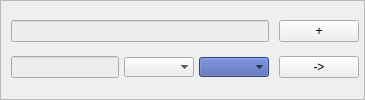
            <widget class="QFrame" name="frame_4">
             <property name="styleSheet">
              <string notr="true"/>
             </property>
             <property name="frameShape">
              <enum>QFrame::StyledPanel</enum>
             </property>
             <property name="frameShadow">
              <enum>QFrame::Raised</enum>
             </property>
             <property name="info" stdset="0">
              <bool>true</bool>
             </property>
             <layout class="QHBoxLayout" name="horizontalLayout_52" stretch="15,1">
              <property name="spacing">
               <number>5</number>
              </property>
              <property name="sizeConstraint">
               <enum>QLayout::SetMinimumSize</enum>
              </property>
              <property name="leftMargin">
               <number>5</number>
              </property>
              <property name="topMargin">
               <number>5</number>
              </property>
              <property name="rightMargin">
               <number>5</number>
              </property>
              <property name="bottomMargin">
               <number>5</number>
              </property>
              <item>
               <widget class="QWidget" name="info_4" native="true">
                <layout class="QVBoxLayout" name="verticalLayout_12" stretch="0,0">
                 <property name="spacing">
                  <number>5</number>
                 </property>
                 <property name="leftMargin">
                  <number>5</number>
                 </property>
                 <property name="topMargin">
                  <number>5</number>
                 </property>
                 <property name="rightMargin">
                  <number>5</number>
                 </property>
                 <property name="bottomMargin">
                  <number>5</number>
                 </property>
                 <item>
                  <widget class="QLineEdit" name="title_4">
                   <property name="styleSheet">
                    <string notr="true">background-color:#ececec;</string>
                   </property>
                   <property name="readOnly">
                    <bool>true</bool>
                   </property>
                   <property name="noborder" stdset="0">
                    <bool>true</bool>
                   </property>
                   <property name="title" stdset="0">
                    <bool>true</bool>
                   </property>
                  </widget>
                 </item>
                 <item>
                  <layout class="QHBoxLayout" name="dau_4">
                   <item>
                    <widget class="QLineEdit" name="date_4">
                     <property name="styleSheet">
                      <string notr="true">background-color: #ececec;</string>
                     </property>
                     <property name="frame">
                      <bool>true</bool>
                     </property>
                     <property name="readOnly">
                      <bool>true</bool>
                     </property>
                     <property name="noborder" stdset="0">
                      <bool>true</bool>
                     </property>
                    </widget>
                   </item>
                   <item>
                    <widget class="QComboBox" name="author_4">
                     <property name="mouseTracking">
                      <bool>false</bool>
                     </property>
                     <property name="focusPolicy">
                      <enum>Qt::NoFocus</enum>
                     </property>
                     <property name="styleSheet">
                      <string notr="true">background-color: #ececec;</string>
                     </property>
                     <property name="maxVisibleItems">
                      <number>5</number>
                     </property>
                     <property name="frame">
                      <bool>false</bool>
                     </property>
                     <property name="readOnly" stdset="0">
                      <bool>true</bool>
                     </property>
                     <property name="noborder" stdset="0">
                      <bool>true</bool>
                     </property>
                    </widget>
                   </item>
                   <item>
                    <widget class="QComboBox" name="url_4">
                     <property name="mouseTracking">
                      <bool>false</bool>
                     </property>
                     <property name="focusPolicy">
                      <enum>Qt::NoFocus</enum>
                     </property>
                     <property name="contextMenuPolicy">
                      <enum>Qt::DefaultContextMenu</enum>
                     </property>
                     <property name="styleSheet">
                      <string notr="true">background-color: rgb(69, 92, 168);</string>
                     </property>
                     <property name="maxVisibleItems">
                      <number>5</number>
                     </property>
                     <property name="sizeAdjustPolicy">
                      <enum>QComboBox::AdjustToContentsOnFirstShow</enum>
                     </property>
                     <property name="minimumContentsLength">
                      <number>0</number>
                     </property>
                     <property name="frame">
                      <bool>false</bool>
                     </property>
                     <property name="noborder" stdset="0">
                      <bool>true</bool>
                     </property>
                     <property name="readOnly" stdset="0">
                      <bool>true</bool>
                     </property>
                    </widget>
                   </item>
                  </layout>
                 </item>
                </layout>
               </widget>
              </item>
              <item>
               <layout class="QVBoxLayout" name="button_layout_4">
                <property name="spacing">
                 <number>0</number>
                </property>
                <item>
                 <widget class="QPushButton" name="buttonAdd_4">
                  <property name="text">
                   <string>+</string>
                  </property>
                  <property name="red" stdset="0">
                   <bool>true</bool>
                  </property>
                 </widget>
                </item>
                <item>
                 <widget class="QPushButton" name="buttonGo_4">
                  <property name="text">
                   <string>-&gt;</string>
                  </property>
                  <property name="green" stdset="0">
                   <bool>true</bool>
                  </property>
                 </widget>
                </item>
               </layout>
              </item>
             </layout>
            </widget>
